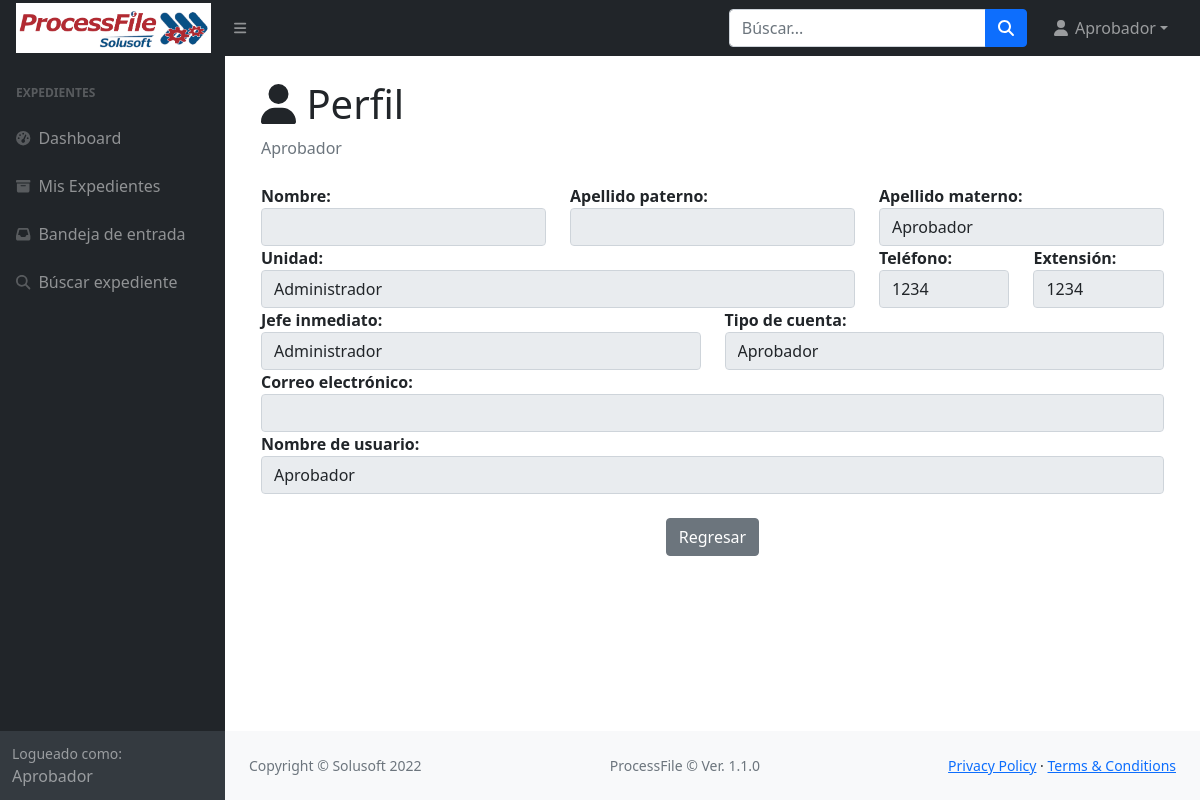
The page /usuarios/perfil (signed in) on the database as committed earlier.
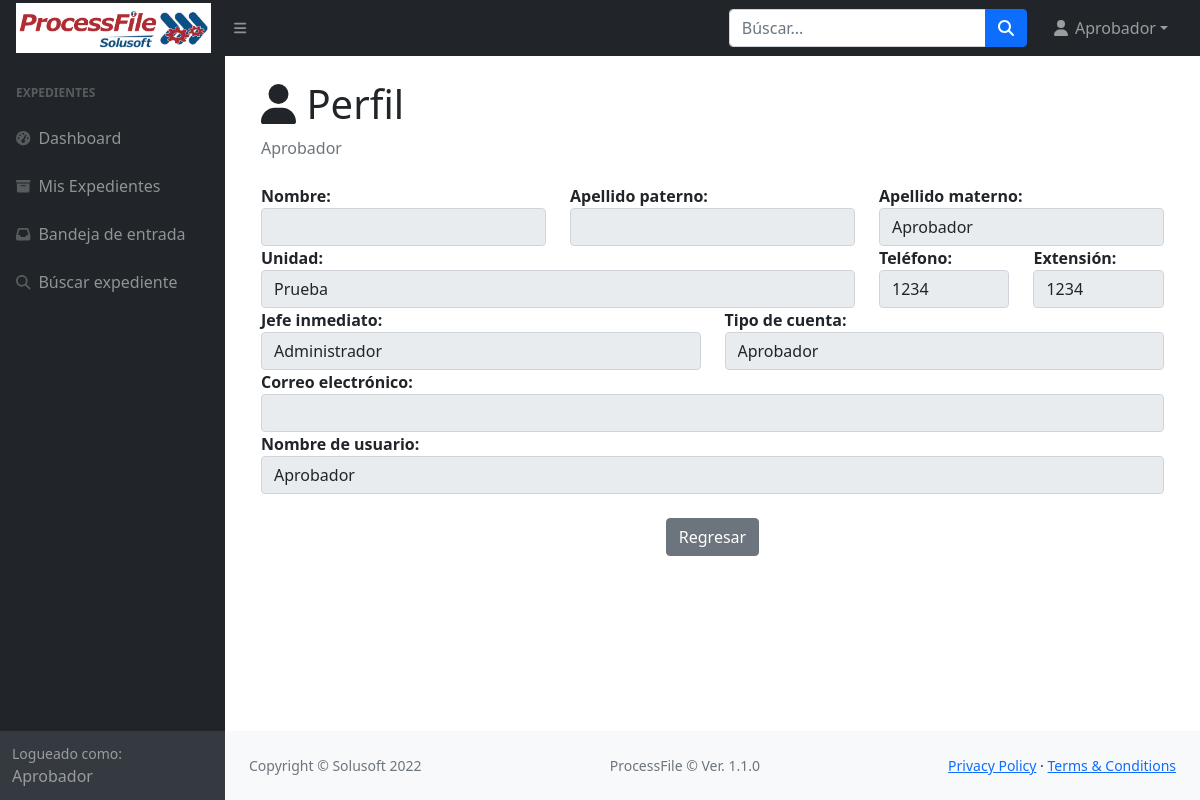
The same page on the database as committed later.
### usuarios/models.py (models this page shows)
class PerfilUser(User):
    amaterno=models.CharField(u'Materno', max_length=25)
    telefono=models.CharField(u'Teléfono', max_length=25)
    extension=models.CharField(u'Extensión', max_length=25)
    rol = models.ForeignKey(Rol, related_name='Rol', blank=False, null=True, on_delete=models.CASCADE)
    jefe_inmediato = models.ForeignKey(User, related_name='Jefe_inmediato', blank=True, null=True, on_delete=models.CASCADE)
    unidad_user = models.ForeignKey(Unidad, related_name='Unidad_user', blank=False, null=True, on_delete=models.CASCADE)
    transferido = models.BooleanField(verbose_name=('Transferido'), default=False)
    deputy = models.BooleanField(verbose_name=('Deputy'), default=False)
    es_deputy = models.BooleanField(verbose_name=('Es_deputy'), default=False)
    usuario_deputy = models.ForeignKey(User, related_name='user_deputy', blank=True, null=True, on_delete=models.CASCADE)

### unidad/models.py (models this page shows)
class Unidad(models.Model):
    nombre = models.CharField(u'Nombre', max_length=245)
    siglas = models.CharField(u'Siglas', max_length=3, default='')
    descripcion = models.CharField(u'Descripción', max_length=245, null=True)
    jefe_unidad = models.ForeignKey(User, related_name='Jefe_unidad', blank=True, null=True, on_delete=models.CASCADE)
    activo = models.BooleanField(verbose_name=('Activo'), default=True)
    class Meta:
        unique_together = ('nombre', 'siglas',)
    def __str__(self):
            return self.nombre

### rol/models.py (models this page shows)
class Rol(models.Model):
    nombre = models.CharField(u'Nombre', max_length=245)
    descripcion = models.CharField(u'Descripción', max_length=245, null=True)
    def __str__(self):
            return self.nombre

### usuarios/views.py (the view)
# urls.py: path('perfil', views.Perfil, name = "perfil"),
def Perfil(request):
    user_log = PerfilUser.objects.get(pk=request.user.pk)
    usuario = PerfilUser.objects.get(pk=user_log.pk)
    return render(request, 'perfil.html', {'mensaje': 'Perfil','usuario': usuario,'user_log':user_log})

### usuarios/templates/perfil.html (shortened to what this page needs)
{% extends "new_plant.html" %}
{% block content %}
	<section class="main container">
		<h1 class="mt-4"><i class="fa fa-user"></i> {{mensaje}}</h1>
        <ol class="breadcrumb mb-4">
            <li class="breadcrumb-item active">{{usuario.first_name}} {{usuario.last_name}} {{usuario.amaterno}}</li>
        </ol>
			<form method="POST">
					<div class="row">
						<div class="col-md-4">
							<strong>Nombre:</strong>
							<input type="text" class="form-control" id="first_name" name="first_name" value="{{usuario.first_name}}" readonly/>
						</div>
						<div class="col-md-4">
							<strong>Apellido paterno:</strong>
							<input type="text" class="form-control" id="last_name" name="last_name" value="{{usuario.last_name}}" readonly/>
						</div>
						<div class="col-md-4">
							<strong>Apellido materno:</strong>
							<input type="text" class="form-control" id="amaterno" name="amaterno" value="{{usuario.amaterno}}" readonly/>
						</div>
					</div>
					<div class="row">
						<div class="col-md-8">
							<strong>Unidad:</strong>
                            <input type="text" class="form-control" id="unidad" name="unidad" value="{{usuario.unidad_user}}" readonly/>
						</div>
						<div class="col-md-2">
							<strong>Teléfono:</strong>
							<input type="text" class="form-control" id="telefono" name="telefono" value="{{usuario.telefono}}" readonly/>
						</div>
						<div class="col-md-2">
							<strong>Extensión:</strong>
							<input type="text" class="form-control" id="extension" name="extension" value="{{usuario.extension}}" readonly/>
						</div>
					</div>
					<div class="row">
						<div class="col-md-6">
							<strong>Jefe inmediato:</strong>
                            <input type="text" class="form-control" id="jefe_inmediato" name="jefe_inmediato" value="{{usuario.jefe_inmediato}}" readonly/>
						</div>
						<div class="col-md-6">
							<strong>Tipo de cuenta:</strong>
                            <input type="text" class="form-control" id="rol" name="rol" value="{{usuario.rol}}" readonly/>
						</div>
					</div>
					<div class="row">
						<div class="col-md-12">
							<strong>Correo electrónico:</strong>
							<input type="email" class="form-control" id="email" name="email" value="{{usuario.email}}" readonly/>
						</div>
					</div>
					<div class="row">
						<div class="col-md-12">
							<strong>Nombre de usuario:</strong>
							<input type="text" class="form-control" id="username" name="username" value="{{usuario.username}}" readonly/>
						</div>
					</div>
                    <br>
                    <p align="center">
					    <a href = "/principal/" type="button" class="btn btn-secondary">Regresar</a>
                    </p>
			</form>
	</section>
{% endblock %}

### unidad/templates/new_plant.html (shortened to what the changed rows need)
{% load static %}
<!DOCTYPE html>
<html lang="en">
    <head>
        <link href="https://cdn.jsdelivr.net/npm/simple-datatables@latest/dist/style.css" rel="stylesheet" />
        <link rel="stylesheet" type="text/css" href="{% static 'css/styles.css' %}">
    </head>
    <body class="sb-nav-fixed">
        <nav class="sb-topnav navbar navbar-expand navbar-dark bg-dark">
            <ul class="navbar-nav ms-auto ms-md-0 me-3 me-lg-4">
                <li class="nav-item dropdown">
                    <a class="nav-link dropdown-toggle" id="navbarDropdown" href="#" role="button" data-bs-toggle="dropdown" aria-expanded="false"><i class="fas fa-user fa-fw"></i> {{user_log.first_name}} {{user_log.lastname}} {{user_log.amaterno}}</a>
                </li>
            </ul>
        </nav>
        <div id="layoutSidenav">
            <div id="layoutSidenav_nav">
                <nav class="sb-sidenav accordion sb-sidenav-dark" id="sidenavAccordion">
                    <div class="sb-sidenav-menu">
                        <div class="nav">
                        </div>
                    </div>
                    <div class="sb-sidenav-footer">
                        <div class="small">Logueado como:</div>
                        {{ user_log.rol.nombre }}
                    </div>
                </nav>
            </div>
            <div id="layoutSidenav_content">
                <main>
                    <div class="container-fluid px-4">
                        {% block content %}
                        {% endblock %}
                    </div>
                </main>
            </div>
        </div>
    </body>
</html>

Rows that differ between the two databases and show on the page:
changed PerfilUser "Aprobador": unidad "Administrador" → "Prueba"
